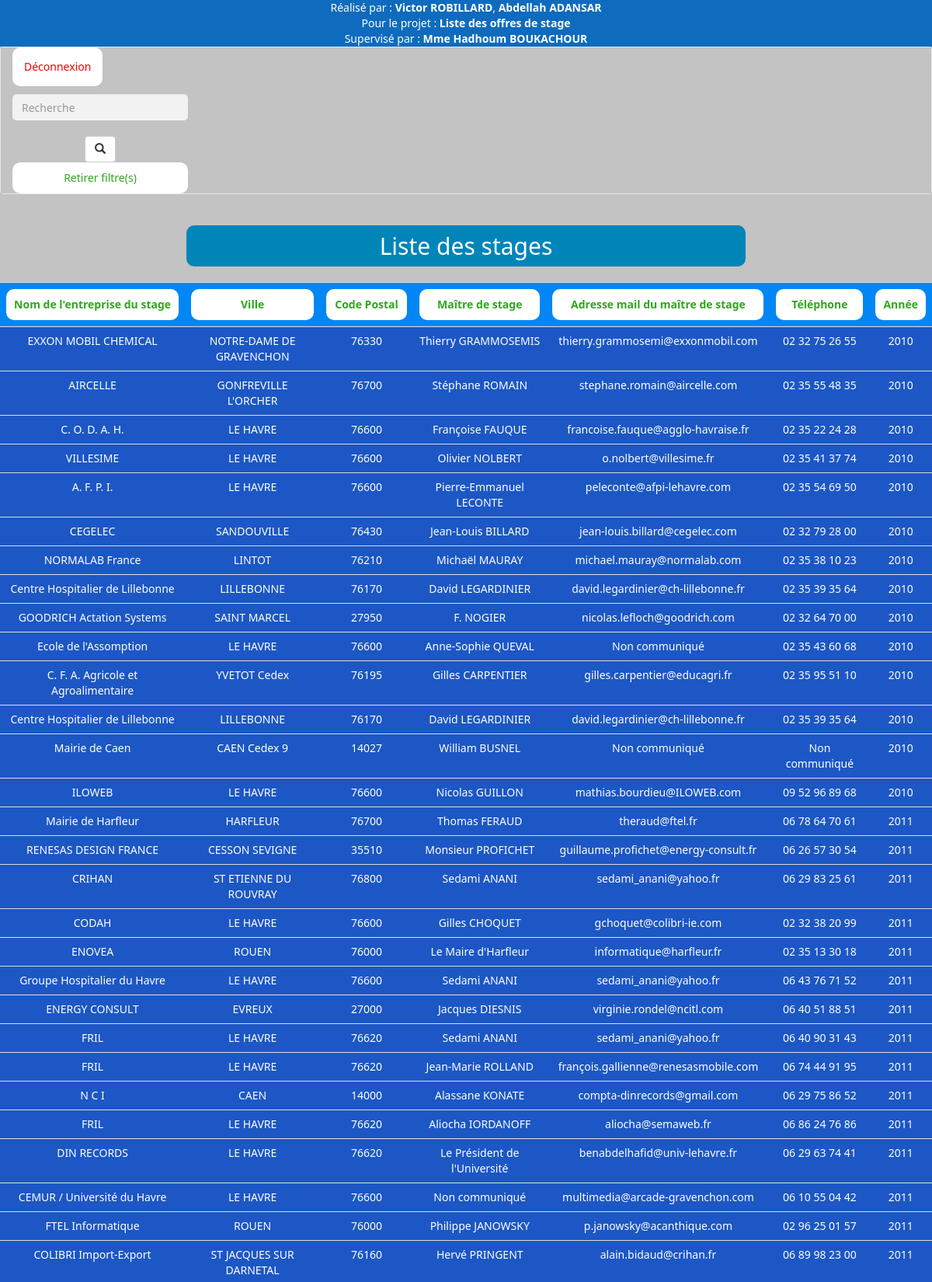
The page /listeUser.php (signed in, upper part) on the database its author committed.
### tables this page shows
CREATE TABLE `offre` (
  `nomEnt` varchar(50) NOT NULL,
  `ville` varchar(50) NOT NULL,
  `codePostal` varchar(20) NOT NULL,
  `maitreStg` varchar(50) NOT NULL,
  `mail` varchar(50) NOT NULL,
  `telephone` varchar(20) NOT NULL,
  `id` int(3) NOT NULL,
  `annee` year(4) NOT NULL
);

### listeUser.php (the view, shortened to what this page needs)
<?php
$conn = mysqli_connect("localhost", "root", "", "stage");
$sort = isset($_GET['sort']) ? $_GET['sort'] : '';
$order = isset($_GET['order']) ? $_GET['order'] : 'asc';
if (isset($_POST['search'])) {
    $search_term = $_POST['search_term'];
    $resut = mysqli_query($conn, "SELECT * FROM offre WHERE nomEnt LIKE '%$search_term%'  OR ville LIKE '%$search_term%' OR codePostal LIKE '%$search_term%'
    OR maitreStg LIKE '%$search_term%' OR mail LIKE '%$search_term%' OR telephone LIKE '%$search_term%' OR annee LIKE '%$search_term%'");
    $resultat = mysqli_fetch_all($resut);
}
else if ($sort != '' && $order != '') {
    $resut = mysqli_query($conn, "SELECT * FROM offre ORDER BY $sort $order");
    $resultat = mysqli_fetch_all($resut);
}
else {
    $resut = mysqli_query($conn, "SELECT * FROM offre");
    $resultat = mysqli_fetch_all($resut);
}
?>
<!DOCTYPE html>
<html lang="en">
<head>
    <link rel="stylesheet" href="https://maxcdn.bootstrapcdn.com/bootstrap/3.4.1/css/bootstrap.min.css">
    <link rel="stylesheet" href="styleListe.css">
</head>
<body>
    <header>
        <div class="HautDePage">
            Réalisé par :
            <strong>Victor ROBILLARD</strong>,
            <strong>Abdellah ADANSAR</strong>
            <br>
            Pour le projet :
            <strong>Liste des offres de stage</strong>
            <br>
            Supervisé par :
            <strong> Mme Hadhoum BOUKACHOUR </strong>
        </div>
    </header>
    <main>
        <form action="" method="post">
            <div class="navbar navbar-default">
                <div class="container-fluid">
                    <ul class="nav navbar-nav">
                        <li><a href="logout.php" style="color: red; background-color: white;">Déconnexion</a></li><br><br><br>
                        <input type="text" class="form-control" placeholder="Recherche" name="search_term"><br>
                        <button type="submit" class="btn btn-default" name="search"><span class="glyphicon glyphicon-search"></span></button>
                        <a href="listeUser.php">Retirer filtre(s)</a>
                    </ul>
                </div>
            </div>
            <center>
                <h2>Liste des stages</h2>
            </center>
            <table class="table">
                <tr>
                    <th><a href="?sort=nomEnt&order=<?php echo $sort == 'nomEnt' && $order == 'asc' ? 'desc' : 'asc'; ?>">Nom de l'entreprise du stage</a></th>
                    <th><a href="?sort=ville&order=<?php echo $sort == 'ville' && $order == 'asc' ? 'desc' : 'asc'; ?>">Ville</a></th>
                    <th style="width: 10%;"><a href="?sort=codePostal&order=<?php echo $sort == 'codePostal' && $order == 'asc' ? 'desc' : 'asc'; ?>">Code Postal</a></th>
                    <th><a href="?sort=maitreStg&order=<?php echo $sort == 'maitreStg' && $order == 'asc' ? 'desc' : 'asc'; ?>">Maître de stage</a></th>
                    <th><a href="?sort=mail&order=<?php echo $sort == 'mail' && $order == 'asc' ? 'desc' : 'asc'; ?>">Adresse mail du maître de stage</a></th>
                    <th><a href="?sort=telephone&order=<?php echo $sort == 'telephone' && $order == 'asc' ? 'desc' : 'asc'; ?>">Téléphone</a></th>
                    <th><a href="?sort=annee&order=<?php echo $sort == 'annee' && $order == 'asc' ? 'desc' : 'asc'; ?>">Année</a></th>
                </tr>
                <?php
                foreach ($resultat as $res) {
                    echo "<tr>
                        <td><input type='hidden' name='nomEnt' value='$res[0]'>$res[0]</td>
                        <td><input type='hidden' name='ville' value='$res[1]'>$res[1]</td>
                        <td><input type='hidden' name='codePostal' value='$res[2]'>$res[2]</td>
                        <td><input type='hidden' name='nomM' value='$res[3]'>$res[3]</td>
                        <td><input type='hidden' name='mail' value='$res[4]'>$res[4]</td>
                        <td><input type='hidden' name='telephone' value='$res[5]'>$res[5]</td>
                        <td><input type='hidden' name='annee' value='$res[7]'>$res[7]</td>
                    </tr>";
                }
                ?>
            </table>
            <br>
        </form>
    </main>
</body>
</html>

### styleListe.css (style rules this page uses)
body { font-family: system-ui; }
form { display: flex; flex-direction: column; background-color: rgb(195, 195, 195); }
h2 { color: #ffffff; background-color: #0085b9; display: flex; flex-direction: column; align-items: center; justify-content: center; margin: 20px auto; width: 60%; height: auto; padding: 10px; border-radius: 10px; }
a { color: #2ea81c; background-color: white; text-decoration: none; display: flex; flex-direction: column; align-items: center; padding: 10px; border-radius: 10px; transition: all 0.3s ease; }
td { color: #ffffff; text-align: center; background-color: #1c57c5; }
th { text-align: center; background-color: #0087f5; }
div { text-align: center; background-color: rgb(195, 195, 195); }
input[type="text"], button { border-radius: 5px; border: none; background-color: #f2f2f2; width: auto; }
header { display: block; }
.HautDePage { text-align: center; color: #fff; background-color: #0f6bbd; }

### rows shown on the page
offre: nomEnt "EXXON MOBIL CHEMICAL", ville "NOTRE-DAME DE GRAVENCHON", codePostal "76330", maitreStg "Thierry GRAMMOSEMIS", mail "thierry.grammosemi@exxonmobil.com", telephone "02 32 75 26 55", annee "2010"
offre: nomEnt "AIRCELLE", ville "GONFREVILLE L'ORCHER", codePostal "76700", maitreStg "Stéphane ROMAIN", mail "stephane.romain@aircelle.com", telephone "02 35 55 48 35", annee "2010"
offre: nomEnt "C. O. D. A. H.", ville "LE HAVRE", codePostal "76600", maitreStg "Françoise FAUQUE", mail "francoise.fauque@agglo-havraise.fr", telephone "02 35 22 24 28", annee "2010"
offre: nomEnt "VILLESIME", ville "LE HAVRE", codePostal "76600", maitreStg "Olivier NOLBERT", mail "o.nolbert@villesime.fr", telephone "02 35 41 37 74", annee "2010"
offre: nomEnt "A. F. P. I.", ville "LE HAVRE", codePostal "76600", maitreStg "Pierre-Emmanuel LECONTE", mail "peleconte@afpi-lehavre.com", telephone "02 35 54 69 50", annee "2010"
offre: nomEnt "CEGELEC", ville "SANDOUVILLE", codePostal "76430", maitreStg "Jean-Louis BILLARD", mail "jean-louis.billard@cegelec.com", telephone "02 32 79 28 00", annee "2010"
offre: nomEnt "NORMALAB France", ville "LINTOT", codePostal "76210", maitreStg "Michaël MAURAY", mail "michael.mauray@normalab.com", telephone "02 35 38 10 23", annee "2010"
offre: nomEnt "Centre Hospitalier de Lillebonne", ville "LILLEBONNE", codePostal "76170", maitreStg "David LEGARDINIER", mail "david.legardinier@ch-lillebonne.fr", telephone "02 35 39 35 64", annee "2010"
offre: nomEnt "GOODRICH Actation Systems", ville "SAINT MARCEL", codePostal "27950", maitreStg "F. NOGIER", mail "nicolas.lefloch@goodrich.com", telephone "02 32 64 70 00", annee "2010"
offre: nomEnt "Ecole de l'Assomption", ville "LE HAVRE", codePostal "76600", maitreStg "Anne-Sophie QUEVAL", mail "Non communiqué", telephone "02 35 43 60 68", annee "2010"
offre: nomEnt "C. F. A. Agricole et Agroalimentaire", ville "YVETOT Cedex", codePostal "76195", maitreStg "Gilles CARPENTIER", mail "gilles.carpentier@educagri.fr", telephone "02 35 95 51 10", annee "2010"
offre: nomEnt "Centre Hospitalier de Lillebonne", ville "LILLEBONNE", codePostal "76170", maitreStg "David LEGARDINIER", mail "david.legardinier@ch-lillebonne.fr", telephone "02 35 39 35 64", annee "2010"
offre: nomEnt "Mairie de Caen", ville "CAEN Cedex 9", codePostal "14027", maitreStg "William BUSNEL", mail "Non communiqué", telephone "Non communiqué", annee "2010"
offre: nomEnt "ILOWEB", ville "LE HAVRE", codePostal "76600", maitreStg "Nicolas GUILLON", mail "mathias.bourdieu@ILOWEB.com", telephone "09 52 96 89 68", annee "2010"
offre: nomEnt "Mairie de Harfleur", ville "HARFLEUR", codePostal "76700", maitreStg "Thomas FERAUD", mail "theraud@ftel.fr", telephone "06 78 64 70 61", annee "2011"
offre: nomEnt "RENESAS DESIGN FRANCE", ville "CESSON SEVIGNE", codePostal "35510", maitreStg "Monsieur PROFICHET", mail "guillaume.profichet@energy-consult.fr", telephone "06 26 57 30 54", annee "2011"
offre: nomEnt "CRIHAN", ville "ST ETIENNE DU ROUVRAY", codePostal "76800", maitreStg "Sedami ANANI", mail "sedami_anani@yahoo.fr", telephone "06 29 83 25 61", annee "2011"
offre: nomEnt "CODAH", ville "LE HAVRE", codePostal "76600", maitreStg "Gilles CHOQUET", mail "gchoquet@colibri-ie.com", telephone "02 32 38 20 99", annee "2011"
offre: nomEnt "ENOVEA", ville "ROUEN", codePostal "76000", maitreStg "Le Maire d'Harfleur", mail "informatique@harfleur.fr", telephone "02 35 13 30 18", annee "2011"
offre: nomEnt "Groupe Hospitalier du Havre", ville "LE HAVRE", codePostal "76600", maitreStg "Sedami ANANI", mail "sedami_anani@yahoo.fr", telephone "06 43 76 71 52", annee "2011"
offre: nomEnt "ENERGY CONSULT", ville "EVREUX", codePostal "27000", maitreStg "Jacques DIESNIS", mail "virginie.rondel@ncitl.com", telephone "06 40 51 88 51", annee "2011"
offre: nomEnt "FRIL", ville "LE HAVRE", codePostal "76620", maitreStg "Sedami ANANI", mail "sedami_anani@yahoo.fr", telephone "06 40 90 31 43", annee "2011"
offre: nomEnt "FRIL", ville "LE HAVRE", codePostal "76620", maitreStg "Jean-Marie ROLLAND", mail "françois.gallienne@renesasmobile.com", telephone "06 74 44 91 95", annee "2011"
offre: nomEnt "N C I", ville "CAEN", codePostal "14000", maitreStg "Alassane KONATE", mail "compta-dinrecords@gmail.com", telephone "06 29 75 86 52", annee "2011"
offre: nomEnt "FRIL", ville "LE HAVRE", codePostal "76620", maitreStg "Aliocha IORDANOFF", mail "aliocha@semaweb.fr", telephone "06 86 24 76 86", annee "2011"
offre: nomEnt "DIN RECORDS", ville "LE HAVRE", codePostal "76620", maitreStg "Le Président de l'Université", mail "benabdelhafid@univ-lehavre.fr", telephone "06 29 63 74 41", annee "2011"
offre: nomEnt "CEMUR / Université du Havre", ville "LE HAVRE", codePostal "76600", maitreStg "Non communiqué", mail "multimedia@arcade-gravenchon.com", telephone "06 10 55 04 42", annee "2011"
offre: nomEnt "FTEL Informatique", ville "ROUEN", codePostal "76000", maitreStg "Philippe JANOWSKY", mail "p.janowsky@acanthique.com", telephone "02 96 25 01 57", annee "2011"
offre: nomEnt "COLIBRI Import-Export", ville "ST JACQUES SUR DARNETAL", codePostal "76160", maitreStg "Hervé PRINGENT", mail "alain.bidaud@crihan.fr", telephone "06 89 98 23 00", annee "2011"
